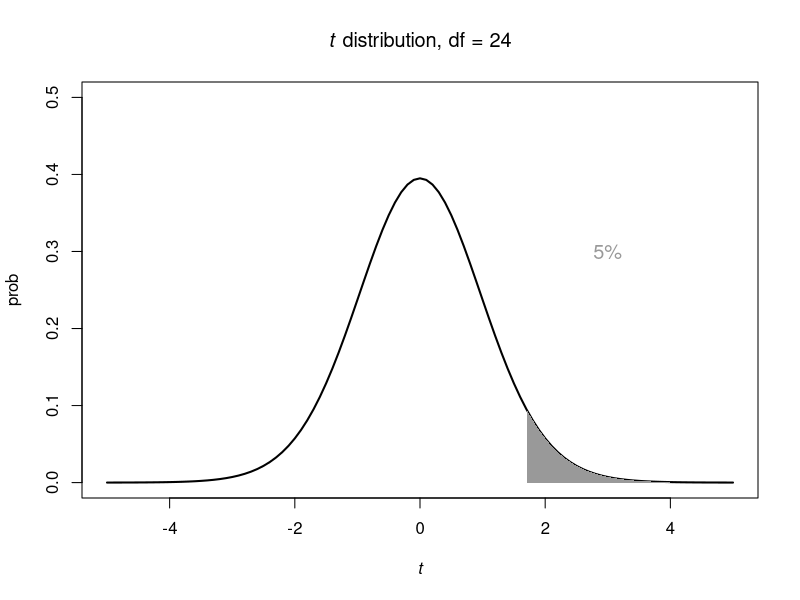
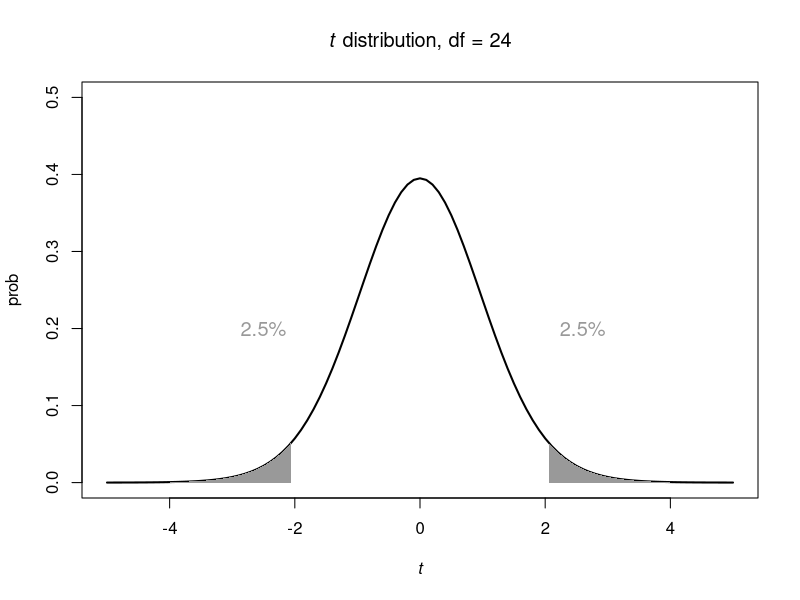
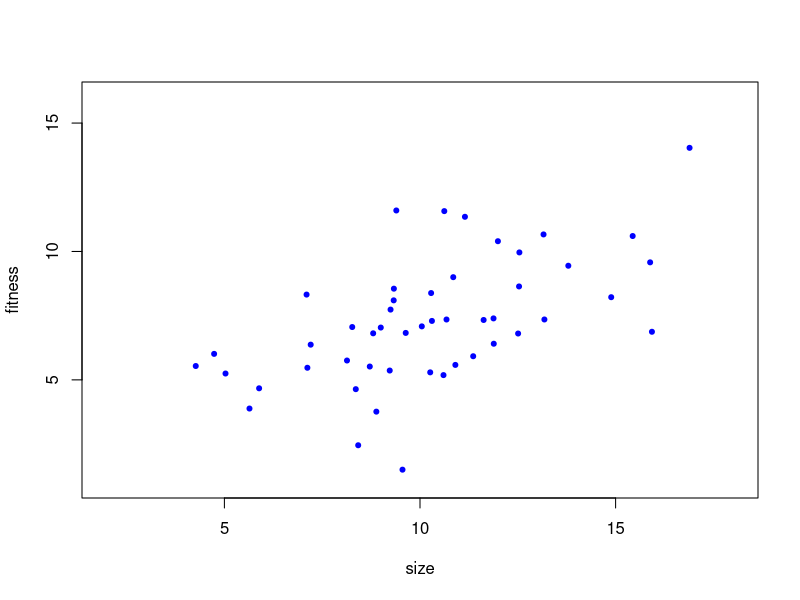
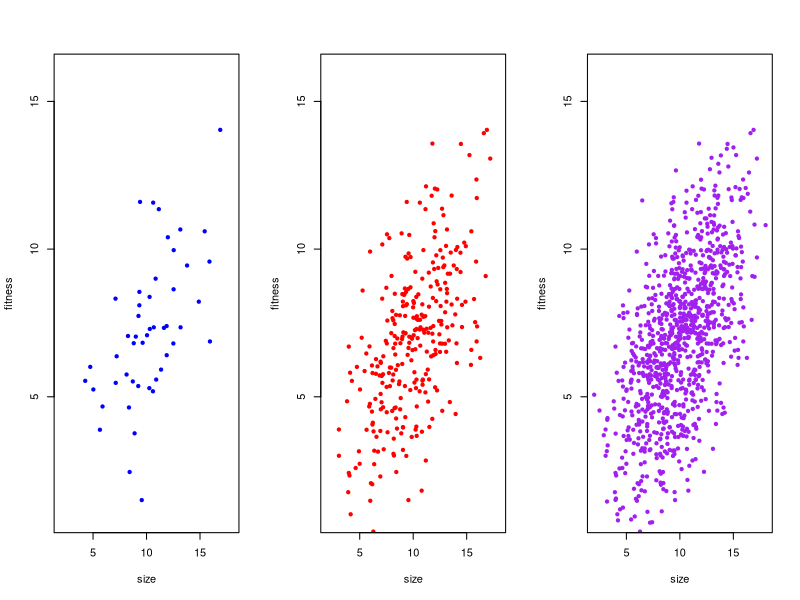
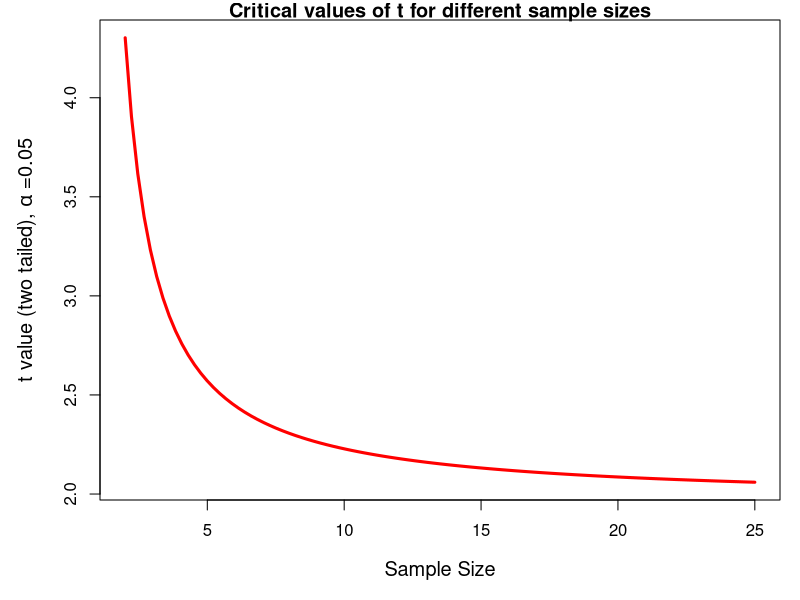
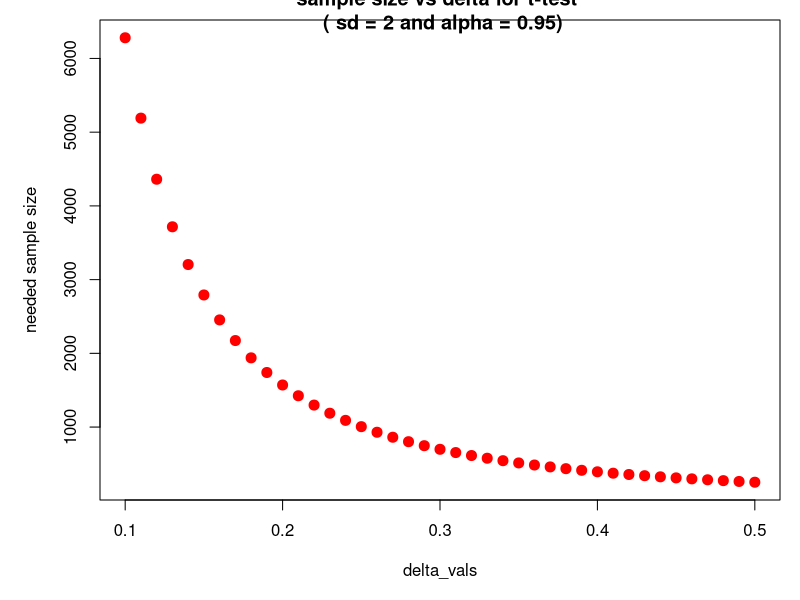

R code for these plots, in order:
## ---- chunk 1
knitr::opts_chunk$set(echo = FALSE)
require(lattice)
## ---- chunk 2
curve(dt(x, 25), -5, 5, 
      lwd = 2, ylim = c(0, 0.5),
      ylab = "prob",
      xlab = expression(italic(t)),
      main = expression(paste(italic(t), " distribution, ", "df = 24")))

# one tailed
#qt(0.95, 25)

shade_x <- c(1.71, seq(1.71, 4, 0.01), 4)
shade_y <- c(0, dt(seq(1.71, 4, 0.01), 24), 0)

polygon(shade_x, shade_y, col = 'grey60', border = NA)

text(3 , 0.3, paste("5%"), cex = 1.2, col = "grey60")
## ---- chunk 3
curve(dt(x, 25), -5, 5, 
      lwd = 2, ylim = c(0, 0.5),
      ylab = "prob",
      xlab = expression(italic(t)),
      main = expression(paste(italic(t), " distribution, ", "df = 24")))

# one tailed
#qt(0.975, 24)

shade_x <- c(2.06, seq(2.06, 4, 0.01), 4)
shade_y <- c(0, dt(seq(2.06, 4, 0.01), 24), 0)

shade_x2 <- c(-4, seq(-4, -2.06, 0.01), -2.06)
shade_y2 <- c(0, dt(seq(-4, -2.06, 0.01), 24), 0)

polygon(shade_x, shade_y, col = 'grey60', border = NA)
polygon(shade_x2, shade_y2, col = 'grey60', border = NA)

text(2.6 ,0.2, paste("2.5%"), cex = 1.2, col = "grey60")
text(-2.5 ,0.2, paste("2.5%"), cex = 1.2,col = "grey60")
## ---- chunk 4
x <- rnorm (1000,  10, 3)
y <- rnorm(length(x), 2 + 0.5*x, 2)

x2 <- x[1:300]
y2 <- y[1:300]

x3 <- x[1:50]
y3 <- y[1:50]
## ---- chunk 5
par(mfrow = c(1,1))

plot(y3 ~ x3, pch = 20, col = "blue",
     ylab = "fitness", xlab = "size",
      xlim = c(2, 18), ylim = c(1, 16))
## ---- chunk 6
par(mfrow = c(1,3))
plot(y3 ~ x3, pch = 20, col = "blue",
     ylab = "fitness", xlab = "size",
      xlim = c(2, 18), ylim = c(1, 16))

plot(y2 ~ x2, pch = 20, col = "red",
     ylab = "fitness", xlab = "size",
      xlim = c(2, 18), ylim = c(1, 16))

plot( y ~ x, pch = 20, col = "purple",
      ylab = "fitness", xlab = "size",
      xlim = c(2, 18), ylim = c(1, 16))

par(mfrow = c(1,1))
## ---- chunk 7
qt(p = 0.975, df = 24)
## ---- chunk 8

par(mar = c(5, 5, 1, 1))

curve(qt(p = 0.975,df = x), 2, 25, 
    col = "red", lwd = 3, cex.lab = 1.2,
    main = "Critical values of t for different sample sizes",
    xlab = "Sample Size", 
    ylab = expression(paste("t value (two tailed), ", alpha, " =0.05")))
## ---- chunk 9
apropos("^power")
## ---- chunk 10
pwr_t_check <- power.t.test(delta = 0.5, sd = 2, 
                       sig.level = 0.05, power = 0.8)

pwr_t_check

str(pwr_t_check)

pwr_t_check$n
## ---- chunk 11
delta_vals = seq(from = 0.1, to = 0.5, by = 0.01)
delta_vals
## ---- chunk 12
pow.test <- function(x){

  pow2 <- power.t.test(delta = x, sd = 2, 
                       sig.level = 0.05, power = 0.8) # We only allow delta to vary.

  	return(pow2$n) # This pulls out the sample size we need
	}
## ---- chunk 13
power.n <- sapply(delta_vals, pow.test)
## ---- chunk 14
plot(power.n ~ delta_vals, 
     pch = 20, cex = 2, col = "red",
     ylab="needed sample size", 
     main="sample size vs delta for t-test \n ( sd = 2 and alpha = 0.95)")
## ---- chunk 15
pwr_anova_SS <- power.anova.test(groups = 6, # how many groups 
                                 between.var = 1, # between group variance
                                 within.var = 3, # within group variance
                                 sig.level = 0.05, # alpha
                                 power = .80)
